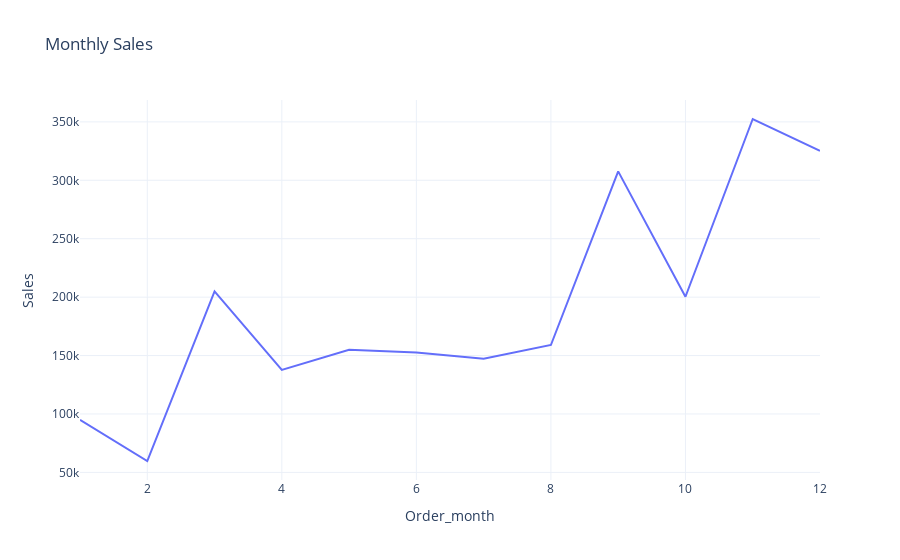

Notebook code cell kept with this figure:
### Code cell
print(Sales_by_month)
Monthly_sales_fig = px.line(Sales_by_month,
                           x = 'Order_month',
                           y = 'Sales',
                           title = "Monthly Sales")
Monthly_sales_fig.show()

### Figure 1 — Plotly figure (JSON) as saved in the notebook; plotly's stock layout.template omitted (floating-point values rounded to 4 significant figures)
{"data": [{"hovertemplate": "Order_month=%{x}<br>Sales=%{y}<extra></extra>", "legendgroup": "", "line": {"color": "#636efa", "dash": "solid"}, "marker": {"symbol": "circle"}, "mode": "lines", "name": "", "orientation": "v", "showlegend": false, "type": "scatter", "x": [1, 2, 3, 4, 5, 6, 7, 8, 9, 10, 11, 12], "xaxis": "x", "y": [94920.0, 59750.0, 205000.0, 137800.0, 155000.0, 152700.0, 147200.0, 159000.0, 307600.0, 200300.0, 352500.0, 325300.0], "yaxis": "y"}], "layout": {"autosize": true, "legend": {"tracegroupgap": 0}, "title": {"text": "Monthly Sales"}, "xaxis": {"anchor": "y", "autorange": false, "domain": [0, 1], "range": [1, 12], "title": {"text": "Order_month"}, "type": "linear"}, "yaxis": {"anchor": "x", "autorange": false, "domain": [0, 1], "range": [43490.0, 368700.0], "title": {"text": "Sales"}, "type": "linear"}}}
